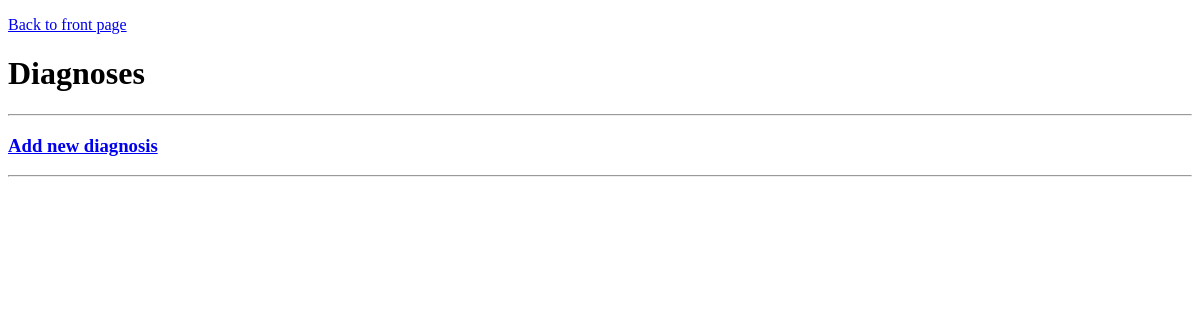
The page /diagnoses on the database as committed earlier.
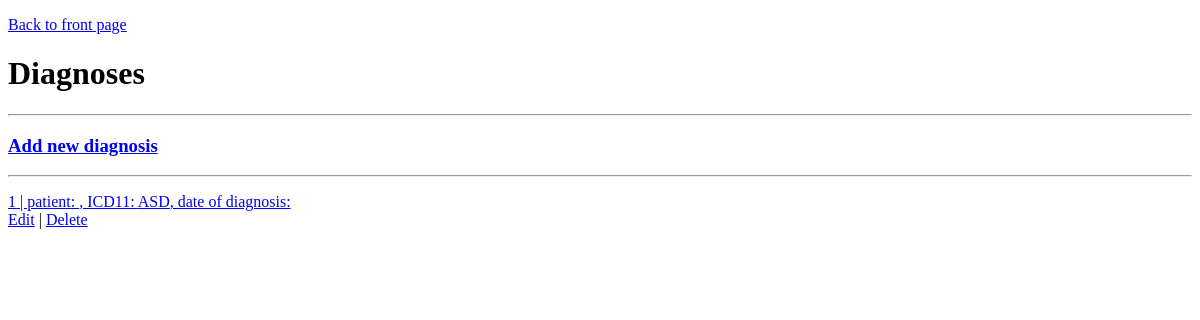
The same page on the database as committed later.
### tables this page shows
CREATE TABLE diagnoses (
    id INTEGER PRIMARY KEY,
    patientsId INTEGER,
    icd11 TEXT,
    diagnosisDate TEXT, 
    usersId INTEGER,
    FOREIGN KEY (patientsId) REFERENCES patients (id),
    FOREIGN KEY (usersId) REFERENCES users (id)
);

### app.py (the view)
@app.route("/diagnoses")
def showDiagnoses():
    diagnoses= controller.getDiagnoses()
    return render_template("diagnosis_list.html", diagnoses= diagnoses)

### controller.py (called while the page is built)
def getDiagnoses(diagnosisId=None):
    if (diagnosisId is not None):
        query= "SELECT * FROM diagnoses WHERE id = ?"
        return db.query(query, [diagnosisId])[0]
    else:
        query= "SELECT * FROM diagnoses"
        return db.query(query)

### db.py (called while the page is built)
def getConnection():
    connection= sqlite3.connect("clinidata.db")
    connection.execute("PRAGMA foreign_keys = ON")
    connection.row_factory= sqlite3.Row
    return connection

def query(sql, params=[]):
    connection= getConnection()
    result= connection.execute(sql, params).fetchall()
    connection.close()
    return result

### templates/diagnosis_list.html (shortened to what this page needs)
<!DOCTYPE html>
<html>
<head>
</head>
<body>
     <p>
        <a href="/"> Back to front page </a>
    </p>
    <h1>Diagnoses</h1>
    <hr>
    <p>
        <h3>
            <a href="/diagnoses/add/form"> Add new diagnosis</a>
        </h3>
    </p>
    <hr>
    {% for diagnosis in diagnoses %}
    <p>
    <a href="/diagnoses/{{diagnosis.id}}"> {{diagnosis.id}} | patient: {{diagnosis.patientId}}, ICD11:  {{diagnosis.icd11}}, date of diagnosis: {{diagnosis.dateOfDiagnosis}} </a>
    <br>
    <a href="/diagnoses/{{diagnosis.id}}/edit"> Edit</a> |
    <a href="/diagnoses/{{diagnosis.id}}/delete"> Delete</a>
    </p>
    {% endfor %}
</body>
</html

Rows that differ between the two databases and show on the page:
added diagnoses: id "1", icd11 "ASD"
